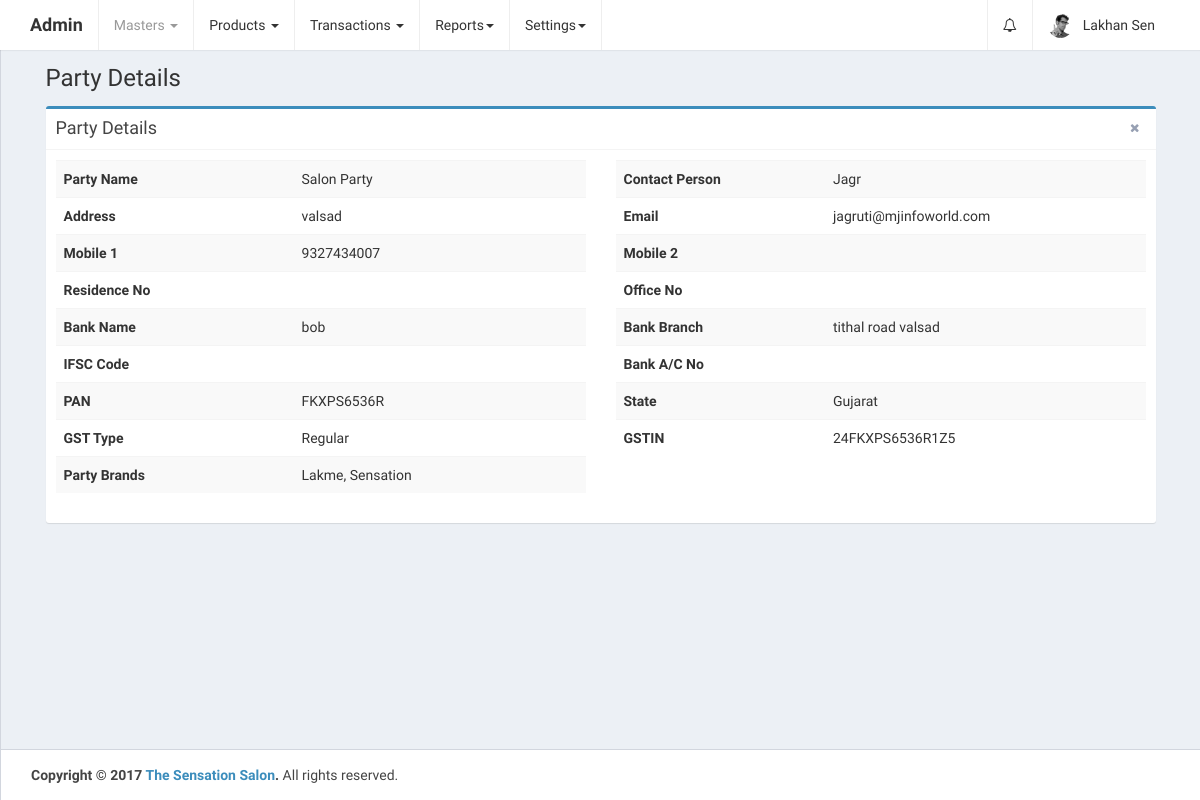
The app's page /home.php?controller=party&action=get&id=16 (signed in) with its own data.
### tables this page shows
CREATE TABLE `parties` (
  `id` int(11) UNSIGNED NOT NULL,
  `name` varchar(255) NOT NULL,
  `address` text,
  `contact_person` varchar(255) DEFAULT NULL,
  `email` varchar(255) DEFAULT NULL,
  `mobile1` varchar(255) DEFAULT NULL,
  `mobile2` varchar(255) DEFAULT NULL,
  `residence_no` varchar(255) DEFAULT NULL,
  `office_no` varchar(255) DEFAULT NULL,
  `bank_name` varchar(255) DEFAULT NULL,
  `bank_branch` varchar(255) DEFAULT NULL,
  `ifsc_code` varchar(255) DEFAULT NULL,
  `bank_account_no` varchar(255) DEFAULT NULL,
  `pan` varchar(255) DEFAULT NULL,
  `gst_state_code_id` int(11) DEFAULT '0',
  `gst_type_id` int(11) DEFAULT '0',
  `gstin` varchar(255) DEFAULT NULL,
  `brand_ids` varchar(255) DEFAULT NULL,
  `is_deleted` tinyint(1) NOT NULL DEFAULT '0',
  `created_at` datetime NOT NULL DEFAULT CURRENT_TIMESTAMP ON UPDATE CURRENT_TIMESTAMP,
  `updated_at` datetime NOT NULL DEFAULT CURRENT_TIMESTAMP ON UPDATE CURRENT_TIMESTAMP
);

### controllers/PartyController.php (called while the page is built, shortened)
<?php
class PartyController {
    public $partyobj;
    public $gst_obj;
    public $brand_obj;
    public function __construct() {
        require_once 'models/Party.php';
        $this->partyobj = new Party();
        require_once 'models/Gst.php';
        $this->gst_obj = new Gst();
        $this->brand_obj = new Brand();
    }
    public function get() {
        $id = trim($_GET['id']);
        $party_res = $this->partyobj->get($id);
        if ($party_res->num_rows == 1) {
            while ($party = mysqli_fetch_assoc($party_res)) {
                $party['name'] = ucwords($party['name']);
                $party['contact_person'] = ucwords($party['contact_person']);
                if (!empty($party['gst_type_id'])) {
                    $gst_type_res = $this->gst_obj->getGstType($party['gst_type_id']);
                    if ($gst_type_res->num_rows > 0) {
                        while ($gst_type = mysqli_fetch_assoc($gst_type_res)) {
                            $party['gst_type'] = ucwords($gst_type['title']);
                        }
                    } else {
                        $party['gst_type'] = '';
                    }
                } else {
                    $party['gst_type'] = '';
                }
                if (!empty($party['gst_state_code_id'])) {
                    $gst_state_res = $this->gst_obj->getGstState($party['gst_state_code_id']);
                    if ($gst_state_res->num_rows > 0) {
                        while ($gst_state = mysqli_fetch_assoc($gst_state_res)) {
                            $party['state'] = ucwords($gst_state['state']);
                        }
                    } else {
                        $party['state'] = '';
                    }
                } else {
                    $party['state'] = '';
                }
                if (!empty($party['brand_ids'])) {
                    $brand_ids = explode(',', $party['brand_ids']);
                    $party_brands = array();
                    foreach ($brand_ids as $brand_id) {
                        $gst_brand_res = $this->brand_obj->getBrand($brand_id);
                        if ($gst_brand_res->num_rows > 0) {
                            while ($brand = mysqli_fetch_assoc($gst_brand_res)) {
                                array_push($party_brands, ucwords($brand['name']));
                            }
                        }
                    }
                    if (!empty($party_brands)) {
                        $party['brands'] = implode(', ', $party_brands);
                    } else {
                        $party['brands'] = '';
                    }
                } else {
                    $party['brands'] = '';
                }
                $parties[] = $party;
            }
        }
        require_once APP_DIR . '/views/layout.php';
    }
}
?>

### home.php (called while the page is built, shortened)
<?php
require_once 'config/database.php';
require_once 'config/routes.php';
?>

### config/Database.php (called while the page is built)
<?php
class Database {
    public function connect() {
        $conn = new mysqli('localhost', 'root', '', 'thesensationbeautycentre');
        if ($conn->connect_error) {
            die("Connection failed: " . $conn->connect_error);
        } else {
            return $conn;
        }
    }
}
?>

### models/Party.php (called while the page is built, shortened)
<?php
class Party {
    public $conn;
    public function __construct() {
        $db = new Database();
        $this->conn = $db->connect();
    }
    public function get($id) {
        $party = $this->conn->query('SELECT * FROM parties WHERE id=' . $id);
        return $party;
    }
}
?>

### models/Gst.php (called while the page is built, shortened)
<?php
class Gst {
    public $conn;
    public function __construct() {
        $db = new Database();
        $this->conn = $db->connect();
    }
    public function getGstType($id) {
        $gst_type_res = $this->conn->query('SELECT * FROM gst_types WHERE id=' . $id);
        return $gst_type_res;
    }
    public function getGstState($id) {
        $gst_states = $this->conn->query('SELECT * FROM gst_state_codes WHERE id=' . $id);
        return $gst_states;
    }
}
?>

### views/party_details.php (the view, shortened to what this page needs)
<div class="row">
    <div class="col-md-12">
        <div class="box box-primary">
            <div class="box-header with-border">
                <h3 class="box-title">Party Details</h3>
                <div class="box-tools pull-right">
                    <button type="button" class="btn btn-box-tool" data-widget="remove"><i class="fa fa-times"></i></button>
                </div>
            </div>
            <?php
            if (isset($parties)) {
                foreach ($parties as $party) {
                    ?>
                    <div class="box-body">
                        <div class="row">
                            <div class="col-md-6 table-responsive">
                                <table class="table table-hover table-striped" width="50%">
                                    <tbody>
                                        <tr>
                                            <td><b>Party Name</b></td>
                                            <td><?php echo $party['name']; ?></td>
                                        </tr>
                                        <tr>
                                            <td><b>Address</b></td>
                                            <td><?php echo $party['address']; ?></td>
                                        </tr>
                                        <tr>
                                            <td><b>Mobile 1</b></td>
                                            <td><?php echo $party['mobile1']; ?></td>
                                        </tr>
                                        <tr>
                                            <td><b>Residence No</b></td>
                                            <td><?php echo $party['residence_no']; ?></td>
                                        </tr>
                                        <tr>
                                            <td><b>Bank Name</b></td>
                                            <td><?php echo $party['bank_name']; ?></td>
                                        </tr>
                                        <tr>
                                            <td><b>IFSC Code</b></td>
                                            <td><?php echo $party['ifsc_code']; ?></td>
                                        </tr>
                                        <tr>
                                            <td><b>PAN</b></td>
                                            <td><?php echo $party['pan']; ?></td>
                                        </tr>
                                        <tr>
                                            <td><b>GST Type</b></td>
                                            <td><?php echo $party['gst_type']; ?></td>
                                        </tr>
                                        <tr>
                                            <td><b>Party Brands</b></td>
                                            <td><?php echo $party['brands']; ?></td>
                                        </tr>
                                    </tbody>
                                </table>
                            </div>
                            <div class="col-md-6 table-responsive">
                                <table class="table table-hover table-striped" width="50%">
                                    <tbody>
                                        <tr>
                                            <td><b>Contact Person</b></td>
                                            <td><?php echo $party['contact_person']; ?></td>
                                        </tr>
                                        <tr>
                                            <td><b>Email</b></td>
                                            <td><?php echo $party['email']; ?></td>
                                        </tr>
                                        <tr>
                                            <td><b>Mobile 2</b></td>
                                            <td><?php echo $party['mobile2']; ?></td>
                                        </tr>
                                        <tr>
                                            <td><b>Office No</b></td>
                                            <td><?php echo $party['office_no']; ?></td>
                                        </tr>
                                        <tr>
                                            <td><b>Bank Branch</b></td>
                                            <td><?php echo $party['bank_branch']; ?></td>
                                        </tr>
                                        <tr>
                                            <td><b>Bank A/C No</b></td>
                                            <td><?php echo $party['bank_account_no']; ?></td>
                                        </tr>
                                        <tr>
                                            <td><b>State</b></td>
                                            <td><?php echo $party['state']; ?></td>
                                        </tr>
                                        <tr>
                                            <td><b>GSTIN</b></td>
                                            <td><?php echo $party['gstin']; ?></td>
                                        </tr>
                                    </tbody>
                                </table>
                            </div>
                        </div>
                    </div>
                    <?php
                }
            }
            ?>
        </div>
    </div>
</div>

### records on screen
parties: name "Salon Party", address "valsad", mobile1 "9327434007", bank_name "bob", pan "FKXPS6536R", gst_type "Regular", brands "Lakme, Sensation", contact_person "Jagr", email "jagruti@mjinfoworld.com", bank_branch "tithal road valsad", state "Gujarat", gstin "24FKXPS6536R1Z5"

### other values on screen
$_SESSION['admin'] "Lakhan Sen"
$page_header "Party Details"
